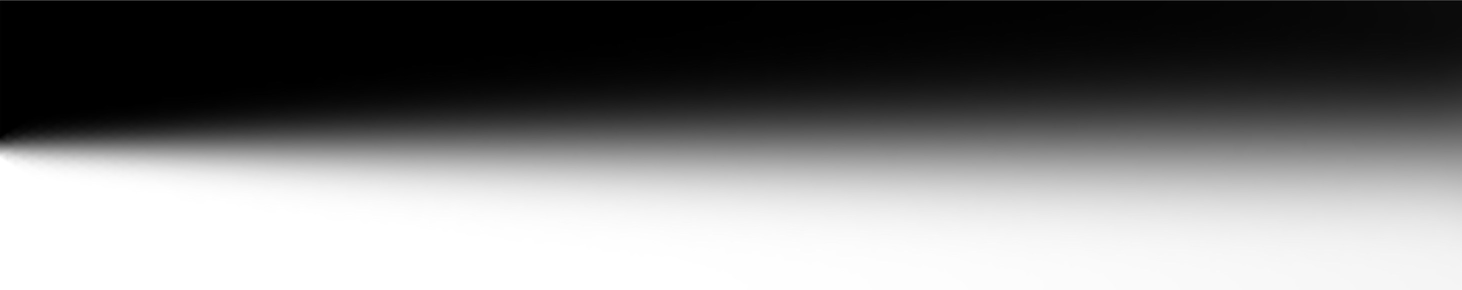
#> input picture midsem/MID_SEM/mixing.jpg, 2924 x 580 px (shown at 1/2 size)
$ jupyter execute main.ipynb
#> lines starting #> are read from the running program, lines starting #| are printed output that depends on the picture; after the words box and inside, x2 and y2 are one past the last pixel; in counts of white or black regions, pixels touching at a corner belong together
## q1

[cell 1]
## a

import numpy as np
arr = np.arange(12)
reshaped_arr = arr.reshape((3,4))
print(reshaped_arr)

[cell 2]
## b
array = np.array([[1,2,3,4], [5,6,7,8], [9,10,11,12]])
mask = (array>5) & (array%2 ==0)
filtered_array = array[mask]
print(filtered_array)

[cell 3]
##c

matrix = np.array([[1,2,3,4], [5,6,7,8], [9,10,11,12]])
diagonal_matrix = np.diag(np.diag(matrix))
print("Diagonal matrix:\n", diagonal_matrix)

[cell 4]
##d

matrix = np.array([[1,2,3,4], [5,6,7,8], [9,10,11,12], [13,14,15,16]])
rows = np.array([0,1,2])
cols = np.array([2,1,0])
selected_elements = matrix[rows,cols]
print("selected elements", selected_elements)

[cell 5]
##e

import numpy as np
matrix = np.array([[1,2,3,4], [5,6,7,8], [9,10,11,12], [13,14,15,16]])
submatrix = matrix[-2:,-2:]
submatrix_sum = np.sum(submatrix)
submatrix_mean = np.mean(submatrix)
print("submatrix:\n", submatrix)
print("submatrix sum:\n", submatrix_sum)
print("submatrix mean:\n", submatrix_mean)

## q2 a)

[cell 6]
def conjugate_gradient(A, b, x0=None, tol=1e-10, max_iter = None):

#> called with tol = 1e-10
    n = len(b)
    if(x0 is None):
        x0 = np.zeros(n)
    if(max_iter is None):
        max_iter = n

    x = x0
    r = b - np.dot(A,x) # initial residual
    p = r.copy()
    rs_old = np.dot(r,r)

    for i in range(max_iter):
        alpha_k = np.dot(np.matrix.transpose(r), r)/ np.dot(np.dot(np.matrix.transpose(p),A), p)
        x_new = x - alpha_k * np.matmul(A, p)
        r_new = r - alpha_k*np.dot(A, p)
        res = np.linalg.norm(r_new)

        if(res <= tol):
            print("solution converged...!")
            return x

        beta = np.linalg.norm(r_new)/np.linalg.norm(r)
        p_new = r_new + beta*p

        r = r_new
        p = p_new
        x = x_new

    print("solution did not converge...!")
    return None

[cell 7]
A = [[4,1,1], [1,3,-1], [1,-1,2]]
b = [1,2,0]

sol = conjugate_gradient(A,b)

## q2 b)

[cell 8]
def lu_decomposition(A, b):

    n = len(b)
    L = np.eye(n)
    U = np.zeros((n,n))

    for k in np.arange(0,n):
        for i in np.arange(k,n):
            U[k][i] = A[k][i]

            for j in range(k):
                U[k][i]-= L[k][j]*U[j][i]
        for i in np.arange(k+1,n):
            L[i][k] = A[i][k]

            for j in range(k):
                L[i][k]-= L[i][j]*U[j][k]

            L[i][k] = L[i][k]/U[k][k]
        L[k][k]=1

    y = np.zeros(n)
    x = np.zeros(n)

    for i in range(n):
        y[i] = b[i]

        for j in range(i):
            y[i] -= L[i][j]*y[j]

    for i in range(n):
        x[i] = y[i]

        for j in np.arange(i+1,n):
            x[i] -= U[i,j]*x[j]

        x[i]/= U[i][i]

    return x

[cell 9]
A = [[2,-1,1], [-3,3,9],[3,3,5]]
b = [2,15,5]

sol = lu_decomposition(A,b)
sol

## q3

[cell 10]
import cv2
import numpy as np
import matplotlib.pyplot as plt

image_path = './MID_SEM/mixing.jpg'
image = cv2.imread(image_path)
#> image is the input picture: shape (580, 2924, 3); min 0, max 255, mean 125.6

if len(image.shape) == 3:
    grayscale_image = cv2.cvtColor(image, cv2.COLOR_BGR2GRAY)
else:
    grayscale_image = image

[cell 11]
desired_length = 500
desired_width = 100

rescaled_image = cv2.resize(grayscale_image, (desired_length, desired_width))
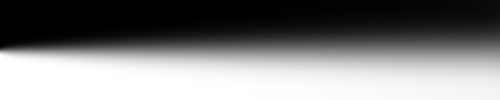
#> rescaled_image: shape (100, 500); min 0, max 255, mean 125.4

normalized_image = rescaled_image / 255.0

mid_section_x = 250  # In microns (since the length is now 500 pixels)
outlet_x = 500 - 1   # The last column of the resized image

mid_section_column = normalized_image[:, mid_section_x]
#> mid_section_column = 100 values from 0 to 1
outlet_column = normalized_image[:, outlet_x]
#> outlet_column = 100 values, max 0.961 at index 93, min 0.0314 at index 0, mean 0.492

c_star = 0.5  # Homogeneous concentration

def calculate_mixing_index(column, c_star):
#> called with column = array of shape (100,), c_star = 0.5
    N = len(column)  # Number of pixels along the section
#> N = 100
    numerator = np.sum((column - c_star) ** 2)
#> numerator = 17.31
    denominator = np.sum(column ** 2)
#> denominator = 41.52
    mixing_index = 1 - np.sqrt(numerator / denominator)
#> mixing_index = 0.354
    return mixing_index


mixing_index_mid = calculate_mixing_index(mid_section_column, c_star)
#> mixing_index_mid = 0.354
mixing_index_outlet = calculate_mixing_index(outlet_column, c_star)
#> mixing_index_outlet = 0.412


print(f"Mixing Index (η) at Mid-Section (x = 250 µm): {mixing_index_mid:.4f}")
#| Mixing Index (η) at Mid-Section (x = 250 µm): 0.3543
print(f"Mixing Index (η) at Outlet (x = 500 µm): {mixing_index_outlet:.4f}")
#| Mixing Index (η) at Outlet (x = 500 µm): 0.4121


plt.figure(figsize=(10, 5))

plt.subplot(1, 2, 1)
plt.imshow(normalized_image, cmap='gray')
plt.axvline(x=mid_section_x, color='red', linestyle='--', label='Mid-section')
plt.axvline(x=outlet_x, color='blue', linestyle='--', label='Outlet')
plt.title('Microchannel with Sections Highlighted')
plt.legend()

plt.subplot(1, 2, 2)
plt.plot(mid_section_column, label='Mid-section Concentration')
plt.plot(outlet_column, label='Outlet Concentration')
plt.title('Concentration Along Sections')
plt.legend()

plt.show()
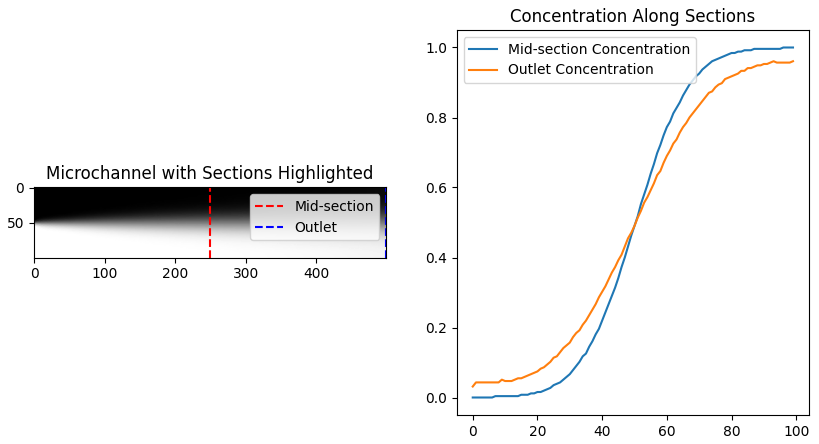
#> figure drawn by matplotlib, 2 panels; panel 2: curve peaks at x = 96, y = 1; panel 2: curve peaks at x = 93, y = 0.961

## q4

[cell 12]
def pixel_to_area(pixel_area):
    return pixel_area*0.14*0.14

def area_to_vol(area, A=1.0):
    return area*A

[cell 13]
import cv2
import numpy as np
import matplotlib.pyplot as plt

image_path = './MID_SEM/angiogram.jpg'
image = cv2.imread(image_path)
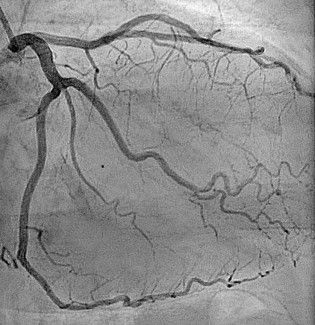
#> input picture midsem/MID_SEM/angiogram.jpg, 315 x 325 px
#> image is the input picture: shape (325, 315, 3); min 0, max 253, mean 140.2

if len(image.shape) == 3:
    grayscale_image = cv2.cvtColor(image, cv2.COLOR_BGR2GRAY)
#> grayscale_image: shape (325, 315)
else:
    grayscale_image = image

[cell 14]
blurred_image = cv2.GaussianBlur(grayscale_image, (5, 5), 0)
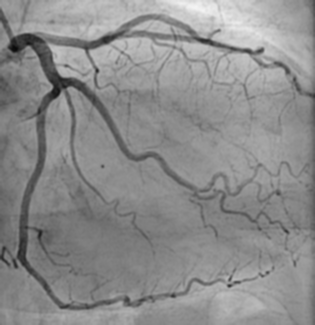
#> blurred_image: shape (325, 315); min 9, max 243, mean 140.2

_, thresholded_image = cv2.threshold(blurred_image, 120, 255, cv2.THRESH_BINARY_INV)
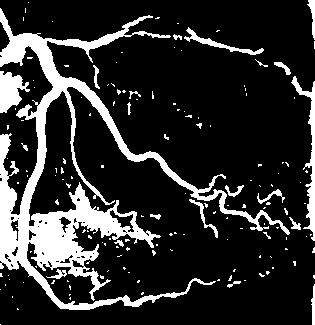
#> thresholded_image: shape (325, 315); 17.9% white; 155 white regions (134 under 20 px), largest, box (x1, y1, x2, y2) and area: (0, 8, 290, 310) 14350, (291, 76, 315, 241) 914, (0, 71, 30, 113) 752

kernel = np.ones((3, 3), np.uint8)
cleaned_image = cv2.morphologyEx(thresholded_image, cv2.MORPH_CLOSE, kernel)
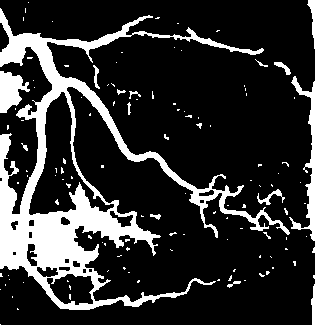
#> cleaned_image: shape (325, 315); 18.7% white; 122 white regions (107 under 20 px)

contours, _ = cv2.findContours(cleaned_image, cv2.RETR_EXTERNAL, cv2.CHAIN_APPROX_SIMPLE)
#> contours = 111 contours, 101 with area under 20; largest, box (x1, y1, x2, y2) and area: (0, 8, 290, 310) 20158, (289, 76, 315, 241) 800, (0, 71, 30, 113) 700, (307, 0, 315, 49) 103, (257, 189, 285, 205) 90

[cell 15]
total_area_pixels = 0
for contour in contours:
    total_area_pixels += cv2.contourArea(contour)
#> this loop made 111 passes
#> (contour, total_area_pixels) on passes 6, 7, 9, 11, 12, 13, 15, 18, 20, 22, 25, 26: ([[5, 284], [5, 285]], 71.5), ([[23, 282]], 71.5), ([[244, 280], [245, 280]], 94.5), ([[218, 279], [217, 280], [219, 280], [219, 279]], 99), ([[9, 279]], 99), ([[313, 275], [313, 277], [314, 278], [314, 275]], 101.5), ([[8, 275]], 107.5), ([[128, 272], [129, 272]], 117.5), ([[108, 270], [107, 271]], 124), ([[272, 267], [272, 268], [273, 268], [273, 267]], 127), ([[270, 256], [271, 257]], 135), ([[260, 255], [259, 256], [259, 257], [260, 257]], 136.5)
#> total_area_pixels on passes 5, 8, 10, 14, 16, 17: 71.5, 94.5, 97.5, 107.5, 114, 117.5
#> after the loop, total_area_pixels = 22319

total_area_mm2 = pixel_to_area(total_area_pixels)
#> total_area_mm2 = 437.5

total_volume = area_to_vol(total_area_mm2)
#> total_volume = 437.5

print(f"Total Projected Arterial Area: {total_area_mm2:.2f} mm^2")
#| Total Projected Arterial Area: 437.45 mm^2
print(f"Total Volume of Arterial Network: {total_volume:.2f} mm^3")
#| Total Volume of Arterial Network: 437.45 mm^3

plt.figure(figsize=(10, 5))

plt.subplot(1, 2, 1)
plt.imshow(cv2.cvtColor(image, cv2.COLOR_BGR2RGB))
plt.title('Original Image')

plt.subplot(1, 2, 2)
plt.imshow(cleaned_image, cmap='gray')
plt.title('Processed Arteries')

plt.show()

## q5

[cell 16]
import sympy as sp

[cell 17]
tau, epsilon = sp.symbols('tau epsilon')
y = sp.Function('y')(tau)

diffeq = y.diff(tau,2) + 2*epsilon*y.diff(tau) - y
diffeq

[cell 18]
y0 = sp.Function('y0')(tau)
y1 = sp.Function('y1')(tau)
y_perturbation = y0 + epsilon*y1

diffeq_sub_expanded = sp.simplify(diffeq.subs(y, y_perturbation).expand())

[cell 19]
diffeq_sub_expanded

[cell 20]
epsilon_expansion = sp.series(diffeq_sub_expanded, epsilon, n=3)

[cell 21]
epsilon_expansion

[cell 22]
epsilon_zero = -y0 + y0.diff(tau,2)
epsilon_zero

[cell 23]
bcs_0 = {
    y0.subs(tau,0):0,
    y0.subs(tau,1):1
}

sol_0 = sp.dsolve(epsilon_zero, ics=bcs_0)
sol_0.rhs

[cell 24]
epsilon_one = -y1 + 2*y0.diff(tau,1) + y1.diff(tau,2)
epsilon_one

[cell 25]
epsilon_one = sp.simplify(epsilon_one.subs(y0, sol_0.rhs))
epsilon_one

[cell 26]
bcs_1 = {
    y1.subs(tau,0):0,
    y1.subs(tau,1):1
}

sol_1 = sp.dsolve(epsilon_one, ics=bcs_1)
sol_1

[cell 27]
bcs_analytical = {
    y.subs(tau,0):0,
    y.subs(tau,1):1
}
analytical_sol = sp.dsolve(diffeq, ics=bcs_analytical)
analytical_sol

[cell 28]
import numpy as np
import matplotlib.pyplot as plt

t = np.linspace(0,1,50)
y_pert = []
y_analytical = []
eps = 0.00001
for i in t:
    sol_i = sol_1.rhs.subs(tau,i)
    sol_analytical = analytical_sol.rhs.subs(tau,i)
    sol_analytical = sol_analytical.subs(epsilon, eps)
    y_pert.append(sol_i)
    y_analytical.append(sol_analytical)

[cell 29]
y_analytical[1]

[cell 30]
plt.plot(t,y_analytical)
plt.plot(t, y_pert)
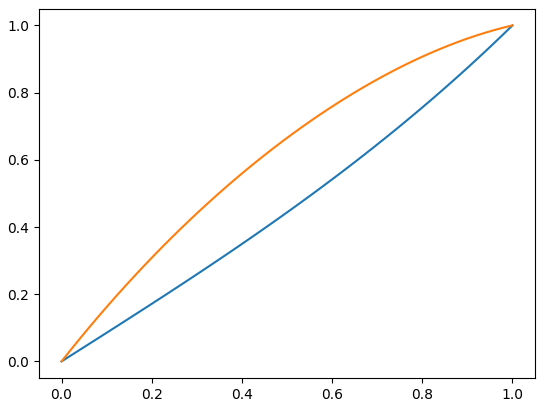
#> figure drawn by matplotlib, 1 panel; curve peaks at x = 1, y = 1; curve peaks at x = 1, y = 1
